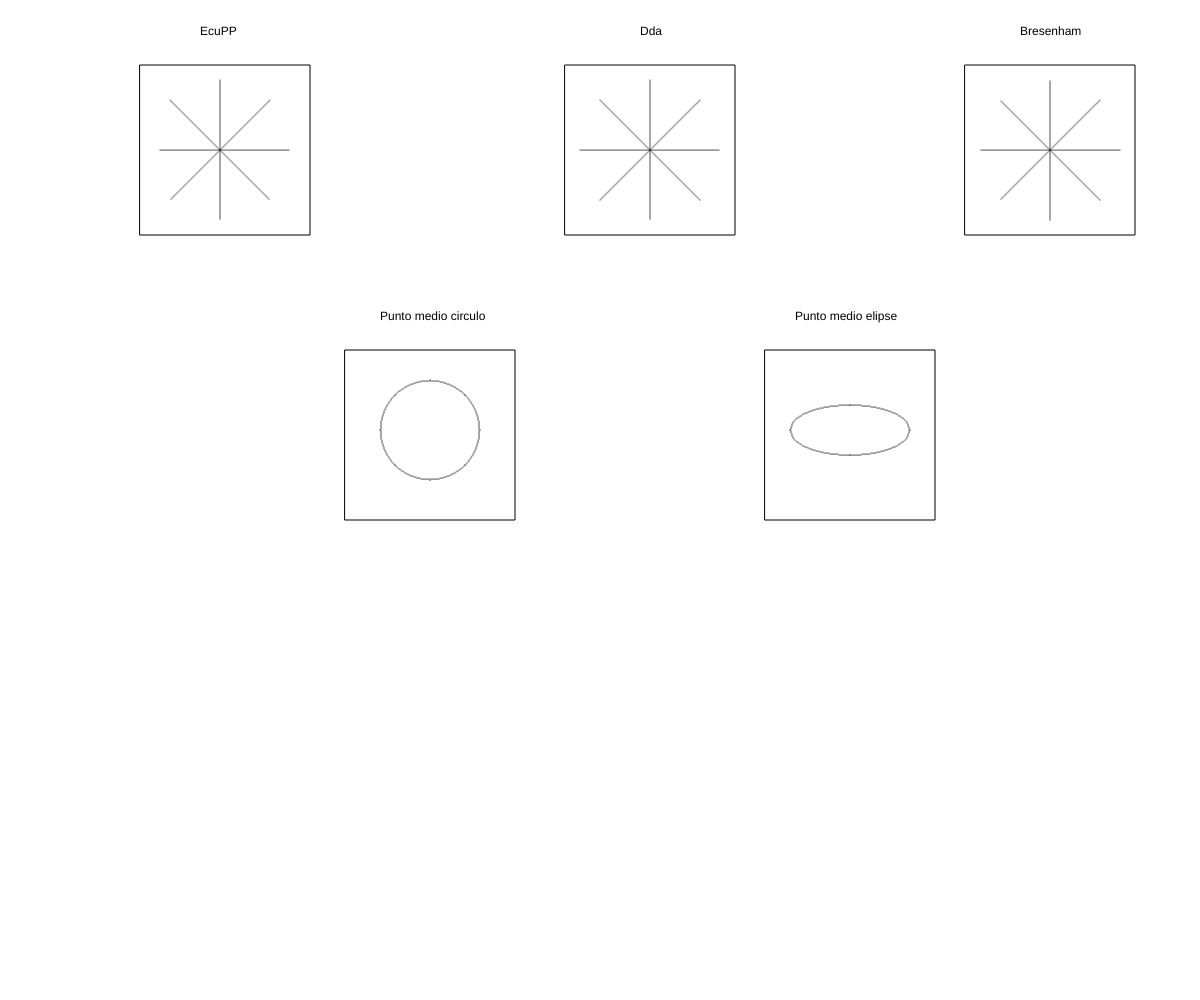
Frame 1 (no input)
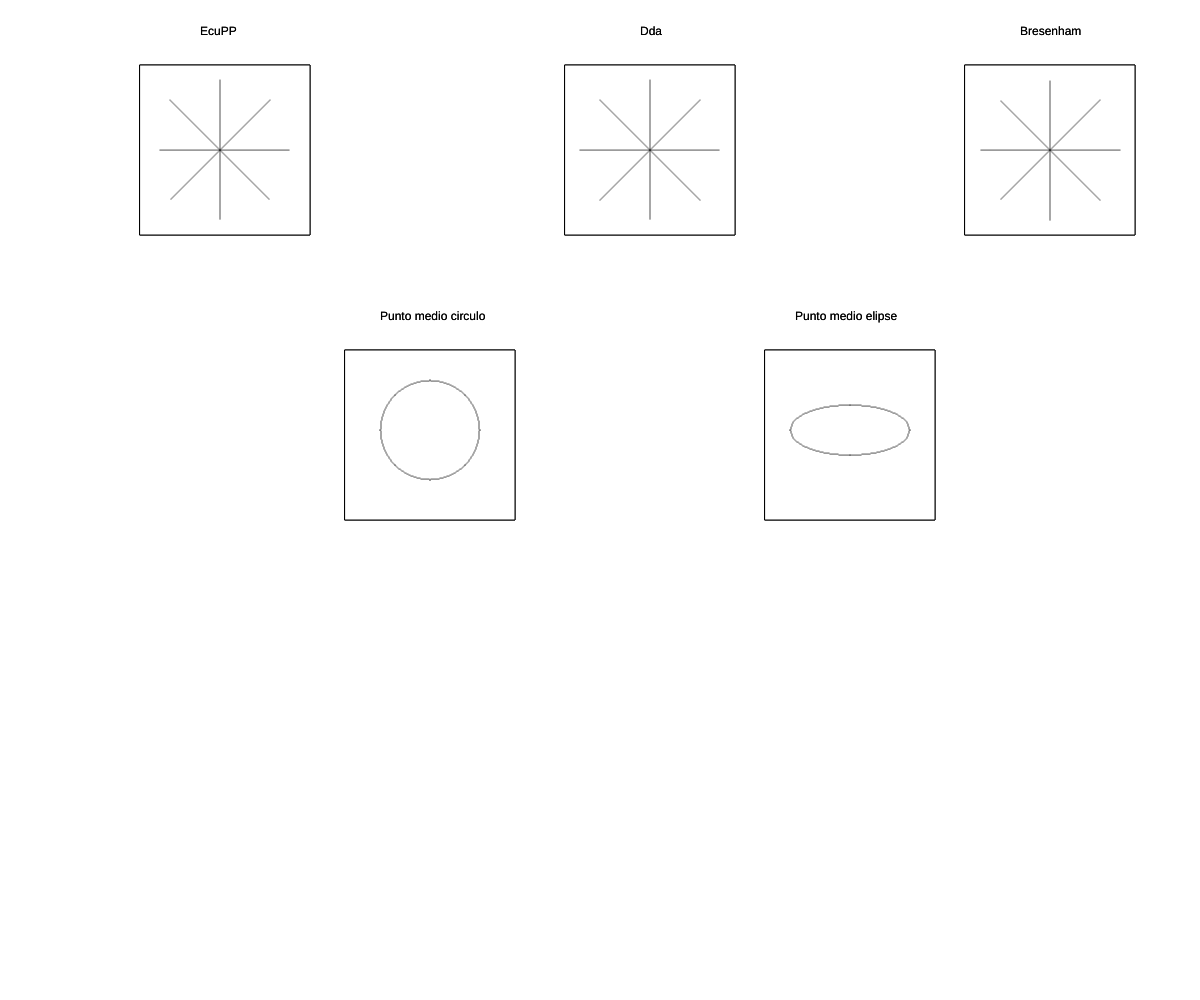
Frame 2 (the mouse pressed at the canvas centre, redrawn once)

The p5.js sketch that drew these frames (run headless with seeded random() and noise() and a simulated clock; the mouse was pressed at the canvas centre and the sketch redrawn once):

// p5.js sketch
// ── sketch.js
const p1 = {x:170, y:100}
const p2 = {x:270, y:200}
const p3 = {x:270, y:100}
const p4 = {x:170, y:200}
const p5 = {x:160, y:150}
const p6 = {x:290, y:150}
const p7 = {x:220, y:80}
const p8 = {x:220, y:220}
function setup() {
 createCanvas(windowWidth,windowHeight);
}

function draw() {
  rect(140, 65, 170, 170);
  rect(565, 65, 170, 170);
  rect(965, 65, 170, 170);
  rect(345, 350, 170, 170);
  rect(765, 350, 170, 170);

  text('EcuPP', 200, 35);
  ecuPP(p1, p2);
  ecuPP(p3, p4);
  ecuPP(p5, p6);
  ecuPP(p7, p8);
  //stroke("green")

  text('Dda', 640, 35);
  dda(600,100,700,200);
  dda(600,200,700,100);
  dda(580,150,720,150);
  dda(650,80,650,220);


  text('Bresenham', 1020, 35);
  bresenham(1000,100,1100,200);
  bresenham(1000,200,1100,100);
  bresenham(980,150,1120,150);
  bresenham(1050,80,1050,220);

  text('Punto medio circulo', 380, 320);
  circPM(430,430,50);


  text('Punto medio elipse', 795, 320);
  elipPM(850, 430, 60, 25)
}

function ecuPP(p1,p2) {

	const dx = p2.x - p1.x;
	const dy = p2.y - p1.y;
	let stepX = 1;
	let stepY = 1;

	if(dx == 0) {
		if(dy < 0) {
			stepY = -stepY;
		}

	let x = p1.x;
	let y = p1.y;

	while(y != p2.y){
		point(x,y);
		y += stepY;
	}

  } else {
  	const m = dy / dx;

  	const b = p1.y - m * p1.x;

  	if(dx < 0) stepX = -stepX;
  	let x = p1.x;
  	let y = p1.y;

  	while (x != p2.x) {
  		point(x,y);
  		x += stepX;
  		y = m * x + b;
  	}
  }
  noLoop();
}


function dda(x1, y1, x2, y2){
	let x = x1
	let y = y1
	let dx = x2 - x1
	let dy = y2 - y1
	let m = dy / dx
  let stepX = 1
  let stepY = 1

  if(dx == 0) {
		if(dy < 0) { stepY = -stepY }

  	while(y != y2){
  		point(x,y)
  		y += stepY
  	}
  } else if(dy == 0) {
		if(dx < 0) { stepX = -stepX }

  	while(x != x2){
  		point(x,y)
  		x += stepX
  	}
  } else {
    while(x <= x2) {
      point(x,y)
      x++
      y = y+m
    }
  }
}


function bresenham(x1,y1,x2,y2) {
  let x = x1
	let y = y1
	let dx = x2 - x1
	let dy = y2 - y1
  let m = dy / dx

  let ddx = 2*dx
  let ddy = 2*dy
  let dy2dx2 = ddy-ddx
  let dx2dy2 = ddx-ddy


  if( m < 1) {
    let p = ddy - dx

    for (k=0; k < dx; k++) {
      if(p < 0) {
        x++
        if(m != 0) {
          y--
        }
        p+=ddy
        point(x,y)
      } else {
        x++
        y++
        p+=dy2dx2
        point(x,y)
      }
    }
  } else if( m >= 1) {
    let p = ddx -dy
    for (k=0; k < dy; k++) {
      if(p < 0) {
        y++
        p+=ddx
        point(x,y)
      } else {
        x++
        y++
        p+=dx2dy2
        point(x,y)
      }
    }
  }

}

function circPM(xc, yc, r){
  let p = Math.round(5/4)
  let x = 0
  let y = r

  point(xc + x, yc + y)
  point(xc + x, yc - y)
  point(xc - x, yc - y)
  point(xc - x, yc + y)
  point(yc - y, xc + x)
  point(yc + y, xc - x)
  point(yc + y, xc + x)
  point(yc - y, xc - x)

  while(x < y){
    x++
    if(p < 0){
      p = p + 2 * x +1
    }else{
      y--
      p = p + 2 * (x - y) + 1
    }
    point(xc + x, yc + y)
    point(xc + x, yc - y)
    point(xc - x, yc - y)
    point(xc - x, yc + y)
    point(yc - y, xc + x)
    point(yc + y, xc - x)
    point(yc + y, xc + x)
    point(yc - y, xc - x)
  }
}

function elipPM(xc, yc, rx, ry){
  let x,y,p1,px,py
  let rx2, ry2, rx22, ry22

  rx2 = rx*rx
  ry2 = ry*ry
  rx22 = 2*rx2 
  ry22 = 2*ry2

  x=0
  y=ry

  point(xc + x, yc + y);
  point(xc + x, yc - y);
  point(xc - x, yc + y);
  point(xc - x, yc - y);

  p1 = Math.round(ry2 - rx2*ry + 0.25*rx2)
  px = 0

  py = rx22*y

  while(px < py){
    x++
    px = px + ry22
    if (p1 < 0){
      p1 = p1 + ry2 + px
    }else {
      y--
      py = py-rx22
      p1 = p1+ry2+px-py
    }
    point(xc + x, yc + y);
    point(xc + x, yc - y);
    point(xc - x, yc + y);
    point(xc - x, yc - y);
  }

  p1 = Math.round(ry2*(x+0.5)*(x+0.5)+rx2*(y-1)*(y-1)-rx2*ry2)
  px=0
  py=rx22*y

  while(y > 0){
    y--
    py = py-rx22
    if(p1>0){
      p1 = p1 + rx2 - py
    }else{
      x++
      px = px + ry22
      p1 = p1 + rx2 + py + px
    }
    point(xc + x, yc + y);
    point(xc + x, yc - y);
    point(xc - x, yc + y);
    point(xc - x, yc - y);
  }

}
